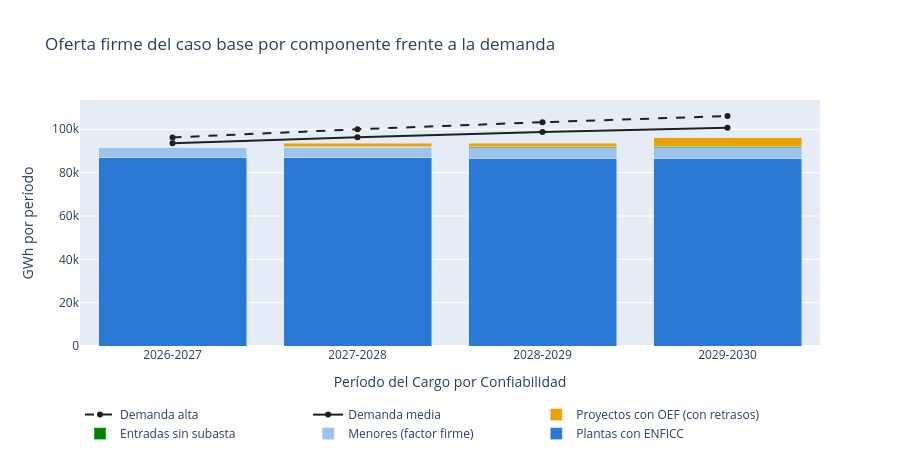

The notebook cell this image was saved under:
### Markdown cell above
### 4.3 De dónde sale la energía firme

La oferta firme del caso base por componente, frente a las dos demandas. Muestra qué parte de la oferta es el parque que ya existe y qué parte depende de que lleguen los proyectos nuevos.

### Code cell
base = balance("base").set_index("periodo")
componentes = {"enficc_gwh": "Plantas con ENFICC", "menores_gwh": "Menores (factor firme)",
               "sin_subasta_gwh": "Entradas sin subasta", "nuevas_gwh": "Proyectos con OEF (con retrasos)"}
colores = ["#2a78d6", "#9cc3ec", "#008300", "#eda100"]
fig = go.Figure()
for (col, nombre), color in zip(componentes.items(), colores):
    fig.add_trace(go.Bar(x=PERIODOS, y=base[col], name=nombre, marker_color=color,
                         hovertemplate=f"{nombre}: %{{y:,.0f}} GWh<extra></extra>"))
for escenario, estilo in [("media", "solid"), ("alta", "dash")]:
    y = demanda.query("escenario_demanda == @escenario").set_index("periodo").loc[PERIODOS, "demanda_gwh"]
    fig.add_trace(go.Scatter(x=PERIODOS, y=y, name=f"Demanda {escenario}", mode="lines+markers",
                             line=dict(color="#1f1f1f", dash=estilo, width=2)))
fig.update_layout(barmode="stack", title="Oferta firme del caso base por componente frente a la demanda",
                  xaxis_title="Período del Cargo por Confiabilidad", yaxis_title="GWh por período",
                  yaxis_range=[80_000, None], height=460, legend=LEYENDA, separators=",.")
fig.show()

### Figure 1 — Plotly figure (JSON) as saved in the notebook; plotly's stock layout.template omitted (floating-point values rounded to 4 significant figures)
{"data": [{"hovertemplate": "Plantas con ENFICC: %{y:,.0f} GWh<extra></extra>", "marker": {"color": "#2a78d6"}, "name": "Plantas con ENFICC", "type": "bar", "x": ["2026-2027", "2027-2028", "2028-2029", "2029-2030"], "y": [86760.0, 86800.0, 86560.0, 86560.0]}, {"hovertemplate": "Menores (factor firme): %{y:,.0f} GWh<extra></extra>", "marker": {"color": "#9cc3ec"}, "name": "Menores (factor firme)", "type": "bar", "x": ["2026-2027", "2027-2028", "2028-2029", "2029-2030"], "y": [4982.0, 4995.0, 4982.0, 4982.0]}, {"hovertemplate": "Entradas sin subasta: %{y:,.0f} GWh<extra></extra>", "marker": {"color": "#008300"}, "name": "Entradas sin subasta", "type": "bar", "x": ["2026-2027", "2027-2028", "2028-2029", "2029-2030"], "y": [0.0, 202.8, 404.6, 606.9]}, {"hovertemplate": "Proyectos con OEF (con retrasos): %{y:,.0f} GWh<extra></extra>", "marker": {"color": "#eda100"}, "name": "Proyectos con OEF (con retrasos)", "type": "bar", "x": ["2026-2027", "2027-2028", "2028-2029", "2029-2030"], "y": [0.0, 1476.0, 1583.0, 4022.0]}, {"line": {"color": "#1f1f1f", "dash": "solid", "width": 2}, "mode": "lines+markers", "name": "Demanda media", "type": "scatter", "x": ["2026-2027", "2027-2028", "2028-2029", "2029-2030"], "y": [93510.0, 96280.0, 98700.0, 100800.0]}, {"line": {"color": "#1f1f1f", "dash": "dash", "width": 2}, "mode": "lines+markers", "name": "Demanda alta", "type": "scatter", "x": ["2026-2027", "2027-2028", "2028-2029", "2029-2030"], "y": [96230.0, 100000.0, 103300.0, 106100.0]}], "layout": {"barmode": "stack", "height": 460, "legend": {"orientation": "h", "title": {}, "x": 0, "y": -0.22, "yanchor": "top"}, "separators": ",.", "title": {"text": "Oferta firme del caso base por componente frente a la demanda"}, "xaxis": {"title": {"text": "Período del Cargo por Confiabilidad"}}, "yaxis": {"range": [80000, null], "title": {"text": "GWh por período"}}}}
